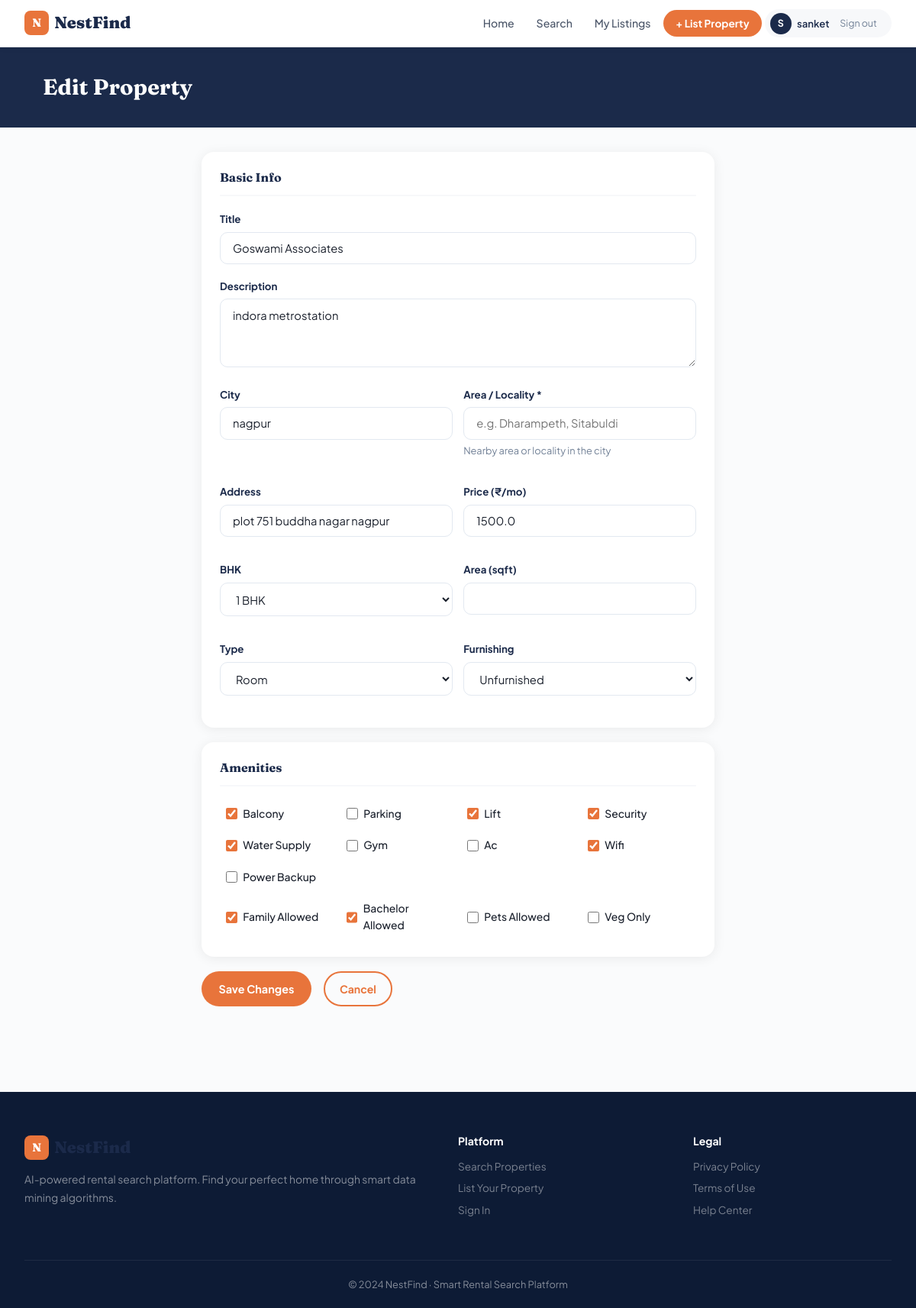
The page /owner/property/edit/1 (signed in) on the database its author committed.
### models.py (models this page shows)
class User(UserMixin, db.Model):
    __tablename__ = 'users'
    id = db.Column(db.Integer, primary_key=True)
    name = db.Column(db.String(100), nullable=False)
    email = db.Column(db.String(150), unique=True, nullable=False)
    password = db.Column(db.String(200), nullable=False)
    role = db.Column(db.String(20), default='tenant')  # tenant / owner / admin
    is_blocked = db.Column(db.Boolean, default=False)
    created_at = db.Column(db.DateTime, default=datetime.utcnow)
    preferences = db.relationship('TenantPreference', backref='user', uselist=False, lazy=True)
    properties = db.relationship('Property', backref='owner', lazy=True, foreign_keys='Property.owner_id')
    wishlist = db.relationship('Wishlist', backref='user', lazy=True)
    reviews = db.relationship('Review', backref='user', lazy=True)

class Property(db.Model):
    __tablename__ = 'properties'
    id = db.Column(db.Integer, primary_key=True)
    owner_id = db.Column(db.Integer, db.ForeignKey('users.id'), nullable=False)
    title = db.Column(db.String(200), nullable=False)
    description = db.Column(db.Text)
    location = db.Column(db.String(200), nullable=False)
    city = db.Column(db.String(100), nullable=False)
    area = db.Column(db.String(150))  # area/locality within the city
    price = db.Column(db.Float, nullable=False)
    bhk = db.Column(db.Integer, nullable=False)
    property_type = db.Column(db.String(50))
    furnishing = db.Column(db.String(50))
    area_sqft = db.Column(db.Float)
    available_from = db.Column(db.Date)
    is_active = db.Column(db.Boolean, default=True)
    is_verified = db.Column(db.Boolean, default=False)
    is_hidden = db.Column(db.Boolean, default=False)
    created_at = db.Column(db.DateTime, default=datetime.utcnow)
    features = db.relationship('PropertyFeature', backref='property', uselist=False, lazy=True)
    images = db.relationship('PropertyImage', backref='property', lazy=True)
    wishlist_items = db.relationship('Wishlist', backref='property', lazy=True)
    reviews = db.relationship('Review', backref='property', lazy=True)

class PropertyFeature(db.Model):
    __tablename__ = 'property_features'
    id = db.Column(db.Integer, primary_key=True)
    property_id = db.Column(db.Integer, db.ForeignKey('properties.id'), nullable=False)
    balcony = db.Column(db.Boolean, default=False)
    parking = db.Column(db.Boolean, default=False)
    lift = db.Column(db.Boolean, default=False)
    security = db.Column(db.Boolean, default=False)
    water_supply = db.Column(db.Boolean, default=False)
    gym = db.Column(db.Boolean, default=False)
    swimming_pool = db.Column(db.Boolean, default=False)
    wifi = db.Column(db.Boolean, default=False)
    ac = db.Column(db.Boolean, default=False)
    power_backup = db.Column(db.Boolean, default=False)
    flooring = db.Column(db.String(50))
    ventilation = db.Column(db.String(50))
    family_allowed = db.Column(db.Boolean, default=True)
    bachelor_allowed = db.Column(db.Boolean, default=True)
    pets_allowed = db.Column(db.Boolean, default=False)
    veg_only = db.Column(db.Boolean, default=False)

### routes/owner.py (the view, shortened to what this page needs)
@owner.route('/property/edit/<int:pid>', methods=['GET','POST'])
@login_required
@require_owner
def edit_property(pid):
    prop = Property.query.get_or_404(pid)
    if prop.owner_id != current_user.id:
        flash('Access denied.', 'danger')
        return redirect(url_for('owner.dashboard'))
    return render_template('owner/edit_property.html', property=prop)

### routes/auth.py (called while the page is built)
@login_manager.user_loader
def load_user(user_id):
    return User.query.get(int(user_id))

### routes/owner.py (called while the page is built)
def require_owner(f):
    @wraps(f)
    def dec(*a, **kw):
        if not current_user.is_authenticated or current_user.role not in ('owner','admin'):
            flash('Owner account required.', 'danger')
            return redirect(url_for('auth.login'))
        if current_user.is_blocked:
            flash('Your account is blocked.', 'danger')
            return redirect(url_for('auth.login'))
        return f(*a, **kw)
    return dec

### templates/owner/edit_property.html (shortened to what this page needs)
{% extends 'base.html' %}
{% block content %}
<div class="page-banner"><div class="container"><h1>Edit Property</h1></div></div>
<div class="container form-container">
  <form method="POST">
    <div class="form-block"><h3>Basic Info</h3>
      <div class="fg"><label>Title</label><input type="text" name="title" class="fc" value="{{ property.title }}" required></div>
      <div class="fg"><label>Description</label><textarea name="description" class="fc" rows="3">{{ property.description }}</textarea></div>
      <div class="form-row-2">
        <div class="fg"><label>City</label><input type="text" name="city" class="fc" value="{{ property.city }}" required></div>
        <div class="fg"><label>Area / Locality *</label><input type="text" name="area" class="fc" value="{{ property.area or '' }}" placeholder="e.g. Dharampeth, Sitabuldi" required><small class="form-hint">Nearby area or locality in the city</small></div>
        <div class="fg"><label>Address</label><input type="text" name="location" class="fc" value="{{ property.location }}" required></div>
        <div class="fg"><label>Price (₹/mo)</label><input type="number" name="price" class="fc" value="{{ property.price }}" required></div>
        <div class="fg"><label>BHK</label><select name="bhk" class="fc">{% for b in [1,2,3,4] %}<option value="{{ b }}" {% if property.bhk==b %}selected{% endif %}>{{ b }} BHK</option>{% endfor %}</select></div>
        <div class="fg"><label>Area (sqft)</label><input type="number" name="area_sqft" class="fc" value="{{ property.area_sqft or '' }}"></div>
        <div class="fg"><label>Type</label><select name="property_type" class="fc">{% for t in ['apartment','villa','room','pg'] %}<option value="{{ t }}" {% if property.property_type==t %}selected{% endif %}>{{ t|capitalize }}</option>{% endfor %}</select></div>
        <div class="fg"><label>Furnishing</label><select name="furnishing" class="fc">{% for f in ['furnished','semi','unfurnished'] %}<option value="{{ f }}" {% if property.furnishing==f %}selected{% endif %}>{{ f|capitalize }}</option>{% endfor %}</select></div>
      </div>
    </div>
    {% if property.features %}
    <div class="form-block"><h3>Amenities</h3>
      <div class="check-grid">
        {% for am in ['balcony','parking','lift','security','water_supply','gym','ac','wifi','power_backup'] %}
        <label class="check-opt"><input type="checkbox" name="{{ am }}" {% if property.features[am] %}checked{% endif %}><span>{{ am|replace('_',' ')|title }}</span></label>
        {% endfor %}
      </div>
      <div class="check-grid mt1">
        <label class="check-opt"><input type="checkbox" name="family_allowed" {% if property.features.family_allowed %}checked{% endif %}><span>Family Allowed</span></label>
        <label class="check-opt"><input type="checkbox" name="bachelor_allowed" {% if property.features.bachelor_allowed %}checked{% endif %}><span>Bachelor Allowed</span></label>
        <label class="check-opt"><input type="checkbox" name="pets_allowed" {% if property.features.pets_allowed %}checked{% endif %}><span>Pets Allowed</span></label>
        <label class="check-opt"><input type="checkbox" name="veg_only" {% if property.features.veg_only %}checked{% endif %}><span>Veg Only</span></label>
      </div>
    </div>
    {% endif %}
    <div style="display:flex;gap:1rem;">
      <button type="submit" class="btn-primary">Save Changes</button>
      <a href="/owner/dashboard" class="btn-outline">Cancel</a>
    </div>
  </form>
</div>
{% endblock %}

### templates/base.html (shortened to what this page needs)
<!DOCTYPE html>
<html lang="en">
<head>
<link rel="stylesheet" href="https://cdnjs.cloudflare.com/ajax/libs/font-awesome/6.5.0/css/all.min.css"/>
<link rel="stylesheet" href="/static/css/main.css"/>
</head>
<body>
<nav class="navbar">
  <a href="/" class="brand">
    <div class="brand-mark">N</div>
    <span class="brand-name">NestFind</span>
  </a>
  <div class="nav-links" id="navLinks">
    <a href="/" class="nav-link {% if request.path=='/' %}active{% endif %}">Home</a>
    <a href="/search" class="nav-link {% if '/search' in request.path %}active{% endif %}">Search</a>
    {% if current_user.is_authenticated %}
      {% if current_user.role == 'admin' %}
        <a href="/admin/dashboard" class="nav-link">Admin</a>
      {% elif current_user.role == 'owner' %}
        <a href="/owner/dashboard" class="nav-link">My Listings</a>
        <a href="/owner/property/add" class="nav-cta">+ List Property</a>
      {% else %}
        <a href="/wishlist" class="nav-link"><i class="fas fa-heart"></i> Saved</a>
      {% endif %}
      <div class="nav-user-pill">
        <div class="user-dot">{{ current_user.name[0].upper() }}</div>
        <span>{{ current_user.name.split()[0] }}</span>
        <a href="/logout" class="logout-link">Sign out</a>
      </div>
    {% else %}
      <a href="/login" class="nav-link">Login</a>
      <a href="/register" class="nav-cta">Register</a>
    {% endif %}
  </div>
</nav>
<main>{% block content %}{% endblock %}</main>
<footer class="site-footer">
  <div class="footer-grid">
    <div class="footer-about">
      <div class="brand"><div class="brand-mark">N</div><span class="brand-name">NestFind</span></div>
      <p>AI-powered rental search platform. Find your perfect home through smart data mining algorithms.</p>
    </div>
    <div>
      <h4>Platform</h4>
      <a href="/search">Search Properties</a>
      <a href="/register">List Your Property</a>
      <a href="/login">Sign In</a>
    </div>
    <div>
      <h4>Legal</h4>
      <a href="#">Privacy Policy</a>
      <a href="#">Terms of Use</a>
      <a href="#">Help Center</a>
    </div>
  </div>
  <div class="footer-bottom">© 2024 NestFind · Smart Rental Search Platform</div>
</footer>
</body>
</html>

### rows shown on the page
User: name "S", name "sanket"
Property: title "Goswami Associates", description "indora metrostation", city "nagpur", location "plot 751 buddha nagar nagpur", price "1500.0", bhk "1 BHK", property_type "Room", furnishing "Unfurnished"
PropertyFeature: balcony "☑" "☑" "☑" "☑" "☑", family_allowed "☑", bachelor_allowed "☑"

### other values the page prints
{{ am|replace('_',' ')|title }} "Balcony" "Parking" "Lift" "Security" "Water Supply" "Gym" "Ac" "Wifi" "Power Backup"
